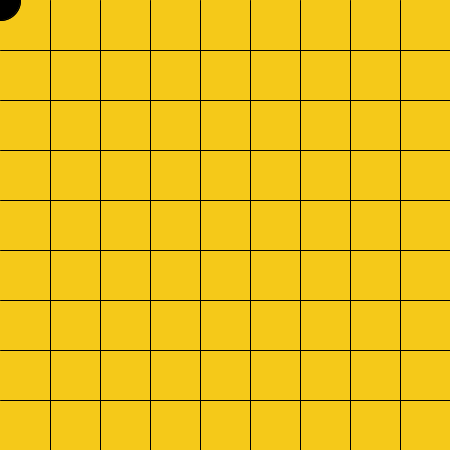
Frame 1 (no input)
Frame 60 (the mouse pressed at the canvas centre just before this capture): identical to frame 1, image omitted
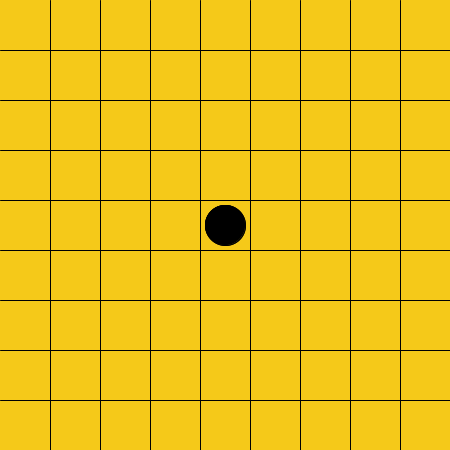
Frame 120 (the mouse held since frame 60 and released just before this capture)

The Processing sketch that drew these frames (run headless with seeded random() and noise(); from frame 60 on, the mouse is pressed at the canvas centre):

// Processing sketch: week_16_go_for_line_mousePressed_mouseX_mouseY
// ── week_16_go_for_line_mousePressed_mouseX_mouseY.pde
void setup(){
  size(450,450);
}
int bx=0,by=0;
void draw(){
  background(#F5C919);
  for(int y=50;y<450;y+=50){
    line(0, y,450, y);
  }
  for(int x=50;x<450;x+=50){
    line(x, 0,x,450 );
  }
  fill(0);
  ellipse(mouseX,mouseY,40,40);
  ellipse(bx,by,40,40);
}
void mousePressed(){
  bx=mouseX;by=mouseY;
}
